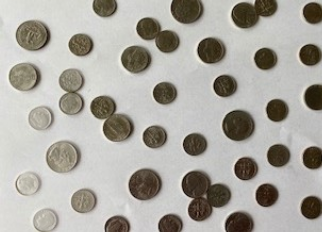
#> input picture Detecting_Edges_and_Shapes/images/change.png, 322 x 232 px
$ jupyter execute Example_4.ipynb
#> lines starting #> are read from the running program, lines starting #| are printed output that depends on the picture
# Detecting circles

[cell 1]
import cv2
import matplotlib.pyplot as plt
import numpy as np

[cell 2]
coins = cv2.imread("./images/change.png")
#> coins is the input picture: shape (232, 322, 3); mean B, G, R 160.6, 167.7, 170.7
coins = cv2.cvtColor(coins, cv2.COLOR_BGR2RGB)

plt.imshow(coins)
plt.axis('off')
plt.title("RGB")
plt.show()

We will compute the value of the change in the image coins. First let's find the positions of the coins using the [HoughCircles()](https://docs.opencv.org/3.4/dd/d1a/group__imgproc__feature.html#ga47849c3be0d0406ad3ca45db65a25d2d) function. Using this function, circles will be detected with radii in the range specified by the minRadius and maxRadius parameters. All of these radii are between 6 and 20 pixels. Like other detection techniques, we can tune the circle detection parameters.

[cell 3]
coins_grayscale = cv2.cvtColor(coins, cv2.COLOR_RGB2GRAY)
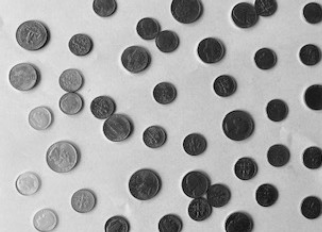
#> coins_grayscale: shape (232, 322); min 4, max 242, mean 167.8
circles = cv2.HoughCircles(image=coins_grayscale, method=cv2.HOUGH_GRADIENT, dp=1, minDist=10, param1=300, param2=15, minRadius=6, maxRadius=20).astype(np.uint16)
#> circles = 42 rows, first 8: [237, 125, 15], [61, 156, 15], [71, 80, 12], [266, 194, 11], [30, 34, 15], [210, 50, 13], [311, 207, 11], [145, 184, 16]

We can visualize the detected circles using the [circle()](https://docs.opencv.org/3.4/d6/d6e/group__imgproc__draw.html#gaf10604b069374903dbd0f0488cb43670) function.

[cell 4]
coins_circles = coins.copy()
for i in circles[0, :]:
    center = (i[0], i[1])
    radius = i[2]
    cv2.circle(coins_circles, center, radius, (255, 0, 0), 2)
#> this loop made 42 passes
#> (center, radius) on passes 1 to 12: ((237, 125), 15), ((61, 156), 15), ((71, 80), 12), ((266, 194), 11), ((30, 34), 15), ((210, 50), 13), ((311, 207), 11), ((145, 184), 16), ((154, 136), 12), ((245, 168), 11), ((278, 155), 11), ((264, 58), 11)
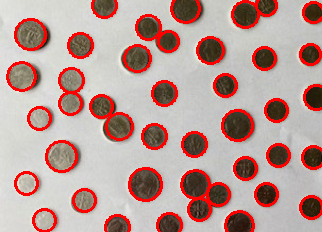
#> coins_circles: shape (232, 322, 3); mean R, G, B 185.8, 154, 148.3

plt.imshow(coins_circles)
plt.axis('off')
plt.title('Circles detection')
plt.show()

Now that we have found all the coins, we can classify them and compute the total value. The dimes are the smallest with diameters of less than 13 pixels.To evaluate whether or not 13 pixels is the right radii cutoff for dimes, we can visualize the corresponding circles.

[cell 5]
coins_dimes = coins.copy()
number_dimes = 0
for i in circles[0, :]:
    center = (i[0], i[1])
    radius = i[2]
    if radius < 13:
        number_dimes += 1
        cv2.circle(coins_dimes, center, radius, (255, 0, 0), 2)
#> this loop made 42 passes
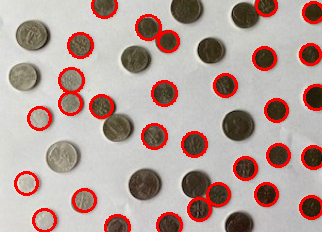
#> coins_dimes: shape (232, 322, 3); mean R, G, B 180.7, 158.6, 152.4
#> after the loop, number_dimes = 30

plt.imshow(coins_dimes)
plt.axis('off')
plt.title('Circles detection')
plt.show()

We can also compute the total value of the dimes by counting them and multiplying the result by 0.1, the value of a dime in USD.

[cell 6]
value_dimes = number_dimes * 0.1
#> value_dimes = 3

print(f"Total value of the dimes = ${value_dimes:.2f}")
#| Total value of the dimes = $3.00
